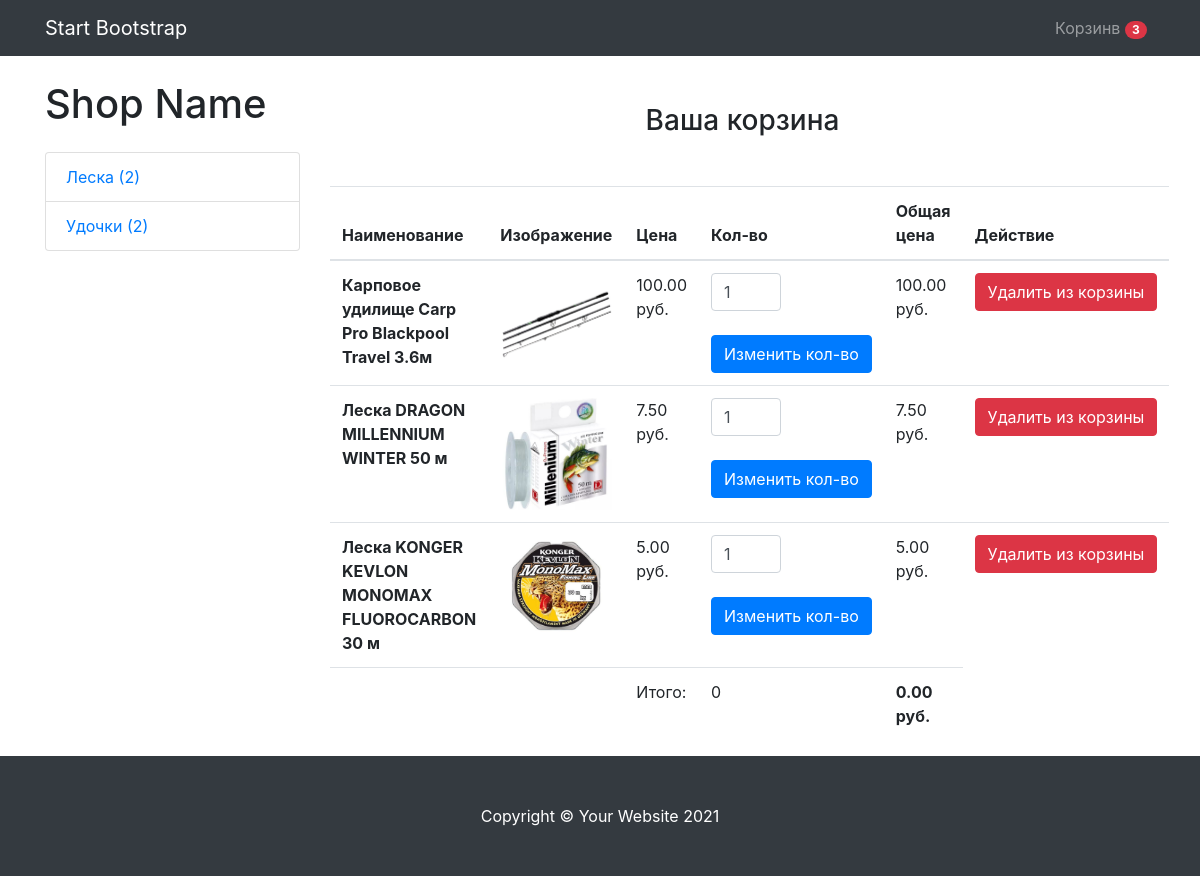
/cart/ (signed in), run on an earlier commit of the app's database.
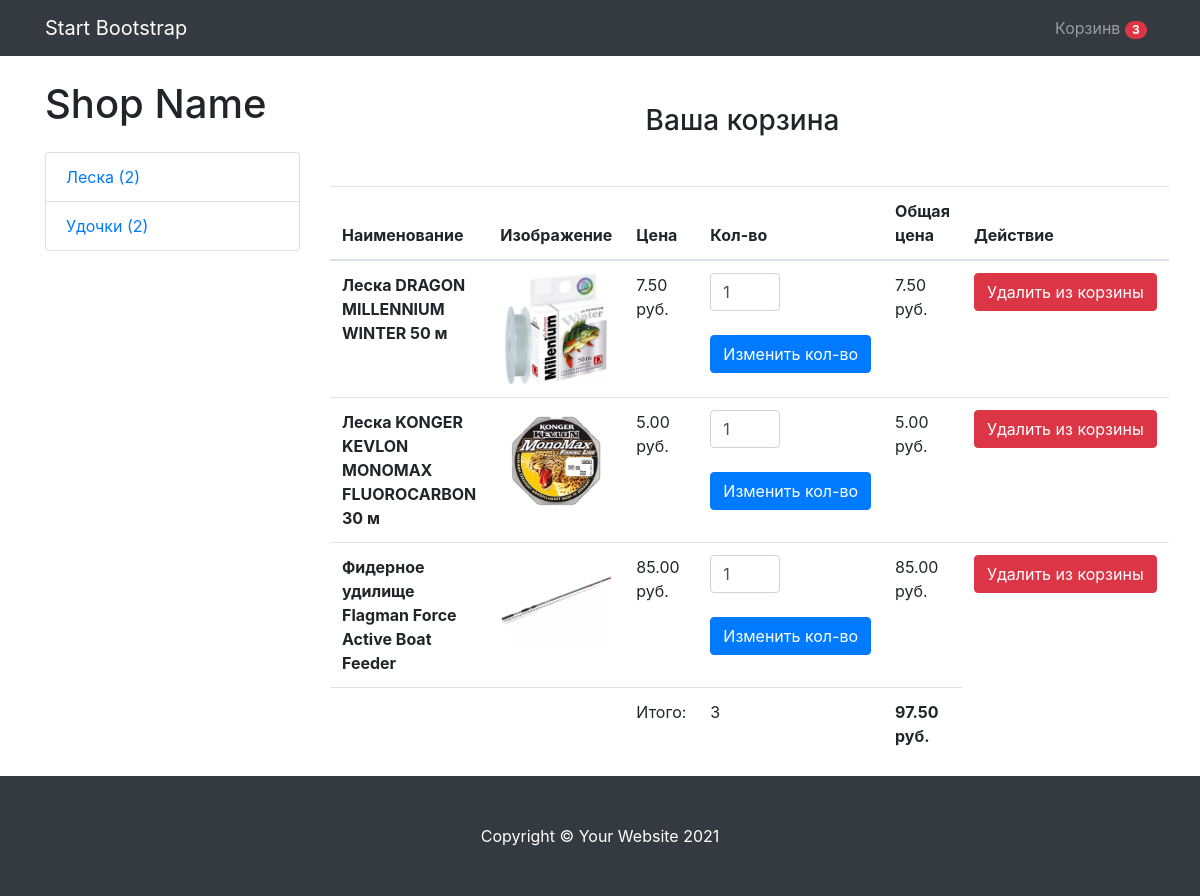
And on a later commit of the database.
### mainapp/models.py (models this page shows, shortened)
class Cart(models.Model):
    owner = models.ForeignKey('Customer', null=True, verbose_name='Владелец', on_delete=models.CASCADE)
    products = models.ManyToManyField(CartProduct, blank=True, related_name='related_cart')
    total_products = models.PositiveIntegerField(default=0)
    final_price = models.DecimalField(max_digits=9, default=0, decimal_places=2, verbose_name='Общая стоимость')
    in_order = models.BooleanField(default=False)
    for_anonymous_user = models.BooleanField(default=False)

class Category(models.Model):
    name = models.CharField(max_length=255, verbose_name='Имя категории')
    slug = models.SlugField(unique=True)
    objects = CategoryManager()
    def get_absolute_url(self):
        return reverse('category_detail', kwargs={'slug': self.slug})

class CartProduct(models.Model):
    user = models.ForeignKey('Customer', verbose_name='Покупатель', on_delete=models.CASCADE)
    cart = models.ForeignKey('Cart', verbose_name='Корзина', on_delete=models.CASCADE, related_name='related_products')
    content_type = models.ForeignKey(ContentType, on_delete=models.CASCADE)
    object_id = models.PositiveIntegerField()
    content_object = GenericForeignKey('content_type', 'object_id')
    qty = models.PositiveIntegerField(default=1)
    final_price = models.DecimalField(max_digits=9, decimal_places=2, verbose_name='Общая стоимость')

class Product(models.Model):
    MIN_RESOLUTION = (400, 400)
    MAX_RESOLUTION = (1200, 1200)
    MAX_IMAGE_SIZE = 3145728
    class Meta:
        abstract = True
    category = models.ForeignKey(Category, verbose_name='Категоря', on_delete=models.CASCADE)
    title = models.CharField(max_length=255, verbose_name='Наименование')
    slug = models.SlugField(unique=True)
    image = models.ImageField(verbose_name='Изображение')
    description = models.TextField(verbose_name='Описание', null=True)
    price = models.DecimalField(max_digits=9, decimal_places=2, verbose_name='Цена')
    def get_model_name(self):
        return self.__class__.__name__.lower()

class FishRod(Product):
    type = models.CharField(max_length=255, verbose_name='Тип удилища')
    length = models.CharField(max_length=255, verbose_name='Длина удилища')
    weight = models.CharField(max_length=255, verbose_name='Вес удилища')
    transport_length = models.CharField(max_length=255, verbose_name='Транспортировочная длина')
    number_of_sections = models.CharField(max_length=255, verbose_name='Количество секций')
    maximum_test = models.CharField(max_length=255, verbose_name='Максимальный тест')

class FishLine(Product):
    type = models.CharField(max_length=255, verbose_name='Тип лески')
    diameter = models.CharField(max_length=255, verbose_name='Диаметр лески')
    breaking_load = models.CharField(max_length=255, verbose_name='Разрывная нагрузка')
    length = models.CharField(max_length=255, verbose_name='Длина лески')
    color = models.CharField(max_length=255, verbose_name='Цвет лески')

### mainapp/views.py (the view)
# urls.py: path('cart/', CartView.as_view(), name='cart'),
class CartView(CartMixin, View):
    def get(self, request, *args, **kwargs):
        categories = Category.objects.get_categories_for_left_sidebar()
        context = {
            'cart': self.cart,
            'categories': categories
        }
        return render(request, 'cart.html', context)

### mainapp/mixins.py (called while the page is built)
    def dispatch(self, request, *args, **kwargs):
        if request.user.is_authenticated:
            customer = Customer.objects.filter(user=request.user).first()
            if not customer:
                customer = Customer.objects.create(
                    user=request.user
                )
            cart = Cart.objects.filter(owner=customer, in_order=False).first()
            if not cart:
                cart = Cart.objects.create(owner=customer)
        else:
            cart = Cart.objects.filter(for_anonymous_user=True).first()
            if not cart:
                cart = Cart.objects.create(for_anonymous_user=True)
        self.cart = cart
        return super().dispatch(request, *args, **kwargs)

### mainapp/models.py (called while the page is built)
def get_models_for_count(*model_names):
    return [models.Count(model_name) for model_name in model_names]

    def get_queryset(self):
        return super().get_queryset()

    def get_categories_for_left_sidebar(self):
        models = get_models_for_count('fishrod', 'fishline')
        qs = list(self.get_queryset().annotate(*models))
        data = [
            dict(name=c.name, url=c.get_absolute_url(), count=getattr(c, self.CATEGORY_NAME_COUNT_NAME[c.name]))
            for c in qs
        ]
        return data

### mainapp/templates/cart.html (shortened to what this page needs)
{% extends 'base.html' %}
{% block content %}
<h3 class="text-center mt-5 mb-5">Ваша корзина {% if not cart.products.count %}пуста{% endif %}</h3>
{% if cart.products.count %}
<table class="table">
  <thead>
    <tr>
      <th scope="col">Наименование</th>
      <th scope="col">Изображение</th>
      <th scope="col">Цена</th>
      <th scope="col">Кол-во</th>
        <th scope="col">Общая цена</th>
      <th scope="col">Действие</thscope>
    </tr>
  </thead>
  <tbody>
    {% for item in cart.products.all %}
        <tr>
          <th scope="row">{{ item.content_object.title }}</th>
          <td class="w-25"><img src="{{ item.content_object.image.url }}" class="img-fluid"</td>
          <td>{{ item.content_object.price }} руб.</td>
          <td>
            <form action="{% url 'change_qty' ct_model=item.content_object.get_model_name slug=item.content_object.slug %}" method="POST">
              <input type="number" class="form-control" name="qty" style="width: 70px;" min="1" value="{{ item.qty }}">
              <br>
              <input type="submit" class="btn btn-primary" value="Изменить кол-во">
            </form>
          </td>
            <td>{{ item.final_price }} руб.</td>
          <td>
            <a href="{% url 'delete_from_cart' ct_model=item.content_object.get_model_name slug=item.content_object.slug %}"><button class="btn btn-danger">Удалить из корзины</button> </a>
          </td>
        </tr>
     {% endfor %}
        <tr>
          <td colspan="2"></td>
          <td>Итого:</td>
          <td>{{ cart.total_products }}</td>
          <td><strong>{{ cart.final_price }} руб.</strong></td>
        </tr>
  </tbody>
</table>
{% endif %}
{% endblock content %}

### mainapp/templates/base.html (shortened to what this page needs)
<!DOCTYPE html>
<html lang="en">
    <head>
        <link rel="stylesheet" href="https://maxcdn.bootstrapcdn.com/bootstrap/4.0.0/css/bootstrap.min.css">
    </head>
    <body>
        <nav class="navbar navbar-expand-lg navbar-dark bg-dark">
            <div class="container">
                <a class="navbar-brand" href="#!">Start Bootstrap</a>
                <div class="collapse navbar-collapse" id="navbarResponsive">
                    <ul class="navbar-nav ml-auto">
                        <li class="nav-item"><a class="nav-link" href="{% url 'cart' %}">Корзинв <span class="badge badge-pill badge-danger">{{ cart.products.count }}</span> </a></li>
                    </ul>
                </div>
            </div>
        </nav>
        <div class="container">
            <div class="row">
                <div class="col-lg-3">
                    <h1 class="my-4">Shop Name</h1>
                    <div class="list-group">
                        {% for category in categories %}
                        <a class="list-group-item" href="{{ category.url }}">{{ category.name }} ({{ category.count }})</a>
                        {% endfor %}
                    </div>
                </div>
                <div class="col-lg-9">
                    {% block content %}{% endblock content %}
                    </div>
                </div>
            </div>
        <footer class="py-5 bg-dark">
            <div class="container"><p class="m-0 text-center text-white">Copyright &copy; Your Website 2021</p></div>
        </footer>
    </body>
</html>

What changed in the data, as far as the page shows it:
no longer on this page (row unchanged): CartProduct: content_object "Карповое удилище Carp Pro Blackpool Travel 3.6м", content_object.image (picture), content_object.price "100.00", qty "1", final_price "100.00"
changed Cart: total_products "0" → "3"; final_price "0.00" → "97.50"
added CartProduct: content_object "Фидерное удилище Flagman Force Active Boat Feeder", content_object.image (picture), content_object.price "85.00", qty "1", final_price "85.00"
